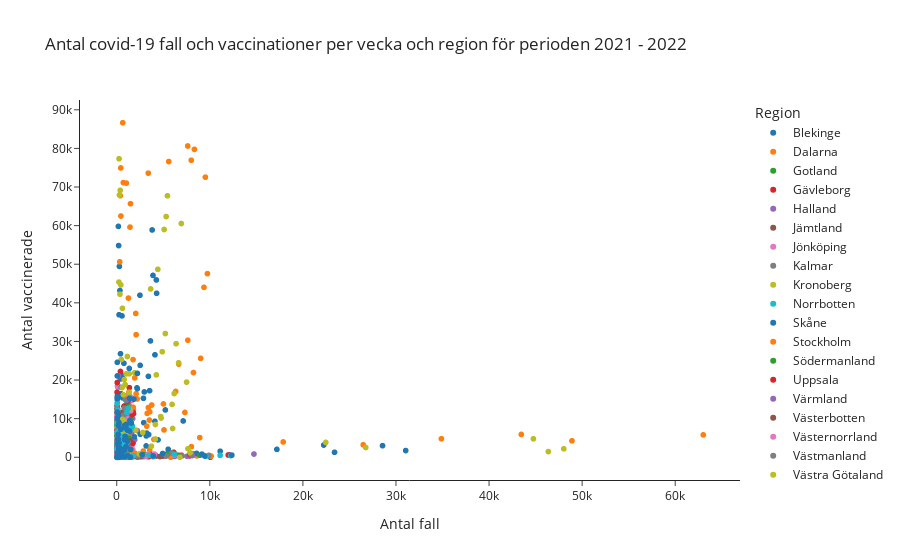

The cell this chart's notebook holds for it:
### Code cell
covid_data = pd.read_excel('../Labb_1_Covid-19/Data/Folkhalsomyndigheten_Covid19.xlsx', sheet_name="Veckodata Region")
vaccin_data = pd.read_excel('../Labb_1_Covid-19/Data/Folkhalsomyndigheten_Covid19_Vaccine.xlsx', sheet_name="Vaccinerade tidsserie")

covid_data.rename(columns={"år": "År", "veckonummer": "Vecka", "Antal_fall_vecka": "Antal fall per vecka"}, inplace=True)

vaccin_data = vaccin_data.loc[(vaccin_data['Region'] != "| Sverige |") &
                              (vaccin_data['År'] != 2020) &
                              (vaccin_data['Vaccinationsstatus'] != "Minst 2 doser")]
covid_data = covid_data.loc[(covid_data['År'] != 2020)]

covid_data["Region"] = covid_data["Region"].replace({'Sörmland': "Södermanland", 'Jämtland Härjedalen': "Jämtland"})

vaccin_data_sorterad = vaccin_data.sort_values(['År', 'Vecka', 'Region']).reset_index(drop=True)
covid_data_sorterad = covid_data.sort_values(['År', 'Vecka', 'Region']).reset_index(drop=True)

vaccin_data_sorterad['Vaccinerade per vecka'] = vaccin_data_sorterad.groupby(['Region'])['Antal vaccinerade'].diff().fillna(0)  # Kod från ChatGPT

kombinerad_data = pd.DataFrame({
    'År': vaccin_data_sorterad['År'],
    'Vecka': vaccin_data_sorterad['Vecka'],
    'Region': vaccin_data_sorterad['Region'],
    'Vaccinerade per vecka': vaccin_data_sorterad['Vaccinerade per vecka'],
    'Antal fall per vecka': covid_data_sorterad['Antal fall per vecka'],
})

fig = px.scatter(kombinerad_data, 
                 x='Antal fall per vecka', 
                 y='Vaccinerade per vecka', 
                 color='Region', 
                 labels={'Vaccinerade per vecka': "Antal vaccinerade",
                         'Antal fall per vecka': "Antal fall"
                         },
                 hover_data=['År', 'Vecka'],
                 title='Antal covid-19 fall och vaccinationer per vecka och region för perioden 2021 - 2022',
                 template='simple_white')

fig.show()

### Figure 1 — Plotly figure (JSON) as saved in the notebook; plotly's stock layout.template omitted (floating-point values rounded to 4 significant figures; data arrays with more than 128 entries replaced by an {"elided": "..."} marker saying what was removed)
{"data": [{"customdata": {"elided": "94x2 int values"}, "hovertemplate": "Region=Blekinge<br>Antal fall=%{x}<br>Antal vaccinerade=%{y}<br>År=%{customdata[0]}<br>Vecka=%{customdata[1]}<extra></extra>", "legendgroup": "Blekinge", "marker": {"color": "#1F77B4", "symbol": "circle"}, "mode": "markers", "name": "Blekinge", "showlegend": true, "type": "scattergl", "x": [788, 621, 379, 214, 211, 151, 173, 121, 170, 179, 211, 303, 384, 455, 592, 658, 555, 455, 292, 208, 119, 98, 83, 58, 39, 19, 11, 14, 15, 9, 36, 56, 51, 60, 100, 87, 42, 33, 22, 23, 28, 47, 37, 77, 95, 81, 224, 250, 261, 358, 325, 658, 777, 1632, 2526, 3864, 2612, 1016, 333, 262, 199, 137, 141, 90, 40, 39, 28, 41, 23, 8, 22, 19, 9, 10, 13, 32, 91, 64, 35, 33, 80, 70, 96, 75, 59, 46, 32, 81, 65, 62, 40, 47, 65, 29], "xaxis": "x", "y": [0, 1128, 1380, 1217, 1355, 1112, 2228, 1444, 2305, 3091, 1206, 1285, 2950, 4622, 7076, 6851, 4905, 4763, 4825, 4446, 5183, 4639, 5043, 4060, 4527, 5461, 4593, 4111, 3371, 1928, 1209, 2143, 1644, 1083, 970, 643, 787, 610, 431, 425, 354, 676, 611, 193, 1008, 1489, 454, 1017, 766, 1377, 212, 162, 221, 408, 276, 192, 133, 89, 71, 60, 41, 29, 51, 24, 31, 21, 18, 15, 25, 33, 26, 31, 11, 20, 11, 9, 8, 5, 20, 10, 4, 4, 25, 5, 2, 11, 8, 17, 14, 14, 23, 14, 6, 5], "yaxis": "y"}, {"customdata": {"elided": "94x2 int values"}, "hovertemplate": "Region=Dalarna<br>Antal fall=%{x}<br>Antal vaccinerade=%{y}<br>År=%{customdata[0]}<br>Vecka=%{customdata[1]}<extra></extra>", "legendgroup": "Dalarna", "marker": {"color": "#FF7F0E", "symbol": "circle"}, "mode": "markers", "name": "Dalarna", "showlegend": true, "type": "scattergl", "x": [714, 608, 511, 342, 307, 332, 380, 482, 580, 790, 925, 1134, 1097, 1474, 1134, 1161, 1021, 897, 744, 490, 261, 204, 102, 55, 41, 38, 22, 28, 13, 36, 70, 113, 116, 170, 182, 244, 215, 123, 108, 59, 95, 122, 130, 77, 59, 116, 202, 222, 655, 804, 790, 1675, 3923, 4098, 6709, 8602, 6165, 2388, 937, 692, 588, 544, 380, 298, 223, 213, 167, 124, 113, 80, 101, 70, 89, 90, 176, 104, 139, 173, 228, 250, 329, 299, 354, 381, 386, 276, 303, 366, 252, 286, 156, 172, 138, 148], "xaxis": "x", "y": [0, 86, 6144, 398, 92, 662, 2717, 3620, 3094, 5918, 3476, 3441, 8852, 12498, 16005, 12640, 9923, 10412, 5886, 4281, 6079, 4426, 7292, 10506, 9367, 12396, 9282, 7672, 5786, 3378, 1733, 1606, 1425, 2018, 1902, 2153, 1593, 1456, 873, 511, 3236, 3620, 1671, 198, 628, 731, 717, 674, 955, 1076, 454, 175, 217, 726, 533, 352, 234, 144, 164, 95, 76, 73, 98, 71, 47, 40, 34, 37, 46, 51, 52, 52, 33, 27, 25, 15, 14, 15, 23, 13, 19, 28, 20, 19, 24, 14, 25, 29, 22, 23, 29, 23, 10, 8], "yaxis": "y"}, {"customdata": {"elided": "94x2 int values"}, "hovertemplate": "Region=Gotland<br>Antal fall=%{x}<br>Antal vaccinerade=%{y}<br>År=%{customdata[0]}<br>Vecka=%{customdata[1]}<extra></extra>", "legendgroup": "Gotland", "marker": {"color": "#2CA02C", "symbol": "circle"}, "mode": "markers", "name": "Gotland", "showlegend": true, "type": "scattergl", "x": [152, 83, 57, 30, 20, 27, 15, 33, 64, 63, 69, 107, 99, 154, 182, 129, 79, 105, 96, 67, 28, 22, 15, 7, 12, 5, 10, 9, 25, 93, 134, 101, 51, 55, 25, 31, 12, 7, 3, 4, 5, 2, 1, 7, 15, 62, 62, 46, 46, 27, 47, 382, 543, 1006, 1385, 1272, 1067, 396, 125, 97, 85, 50, 22, 27, 20, 12, 21, 13, 13, 12, 7, 1, 5, 4, 3, 4, 17, 26, 24, 39, 32, 26, 49, 34, 22, 7, 13, 19, 33, 23, 20, 13, 8, 5], "xaxis": "x", "y": [0, 634, 941, 1794, 742, 267, 209, 456, 747, 1976, 1359, 388, 460, 2277, 2206, 1276, 1183, 1690, 1394, 1546, 804, 1673, 2182, 1161, 2214, 3215, 3211, 1360, 714, 2196, 721, 923, 748, 598, 469, 407, 493, 168, 148, 97, 870, 840, 115, 48, 80, 124, 98, 109, 146, 162, 48, 51, 60, 93, 113, 68, 63, 27, 29, 42, 13, 12, 17, 6, 4, 20, 7, 13, 6, 14, 3, 10, 5, 1, 11, 1, 6, 1, 10, 3, 3, 1, 7, 0, 5, 0, 10, 3, 9, 7, 7, 8, 7, 3], "yaxis": "y"}, {"customdata": {"elided": "94x2 int values"}, "hovertemplate": "Region=Gävleborg<br>Antal fall=%{x}<br>Antal vaccinerade=%{y}<br>År=%{customdata[0]}<br>Vecka=%{customdata[1]}<extra></extra>", "legendgroup": "Gävleborg", "marker": {"color": "#D62728", "symbol": "circle"}, "mode": "markers", "name": "Gävleborg", "showlegend": true, "type": "scattergl", "x": [1271, 620, 506, 433, 592, 715, 908, 1171, 1497, 1391, 1382, 1506, 1200, 1604, 1210, 1010, 776, 906, 691, 448, 217, 152, 68, 27, 13, 51, 28, 27, 40, 51, 78, 153, 91, 120, 140, 140, 103, 57, 109, 163, 132, 117, 200, 155, 195, 260, 377, 444, 706, 636, 592, 1041, 2545, 3766, 6971, 7827, 5132, 2122, 817, 594, 532, 414, 315, 242, 169, 64, 48, 42, 46, 28, 33, 15, 4, 18, 10, 14, 15, 26, 26, 44, 67, 73, 71, 91, 67, 43, 42, 54, 68, 69, 59, 49, 34, 30], "xaxis": "x", "y": [0, 2257, 2350, 2204, 2668, 2281, 3415, 3876, 3701, 4701, 4304, 5305, 6707, 7751, 12441, 11331, 13144, 12210, 10945, 6927, 3318, 9112, 5874, 6878, 8504, 8213, 8687, 7082, 3448, 2123, 3079, 3850, 2357, 1729, 1478, 1477, 1339, 1141, 699, 747, 2339, 3440, 2052, 352, 735, 890, 1186, 1098, 1382, 1205, 422, 282, 429, 761, 509, 344, 253, 166, 103, 97, 61, 91, 86, 63, 56, 42, 37, 52, 46, 50, 38, 48, 36, 35, 15, 24, 30, 26, 21, 23, 27, 22, 28, 25, 30, 10, 18, 29, 32, 18, 18, 18, 13, 9], "yaxis": "y"}, {"customdata": {"elided": "94x2 int values"}, "hovertemplate": "Region=Halland<br>Antal fall=%{x}<br>Antal vaccinerade=%{y}<br>År=%{customdata[0]}<br>Vecka=%{customdata[1]}<extra></extra>", "legendgroup": "Halland", "marker": {"color": "#9467BD", "symbol": "circle"}, "mode": "markers", "name": "Halland", "showlegend": true, "type": "scattergl", "x": [2239, 1502, 1153, 1128, 1043, 1173, 1182, 1399, 1686, 1615, 1776, 2205, 1928, 1711, 1468, 1079, 858, 777, 552, 490, 231, 348, 125, 58, 54, 77, 63, 76, 118, 160, 156, 191, 253, 224, 214, 239, 214, 115, 91, 105, 79, 91, 94, 103, 190, 250, 568, 578, 608, 779, 1066, 2878, 5335, 8197, 14745, 12151, 7558, 2542, 850, 684, 478, 370, 338, 242, 216, 168, 135, 112, 115, 87, 54, 50, 45, 62, 83, 96, 184, 175, 183, 220, 286, 260, 310, 293, 247, 188, 172, 133, 151, 163, 90, 218, 136, 172], "xaxis": "x", "y": [0, 1941, 3666, 3093, 1937, 3029, 3245, 2646, 4024, 6127, 3733, 6916, 4533, 10009, 14618, 13015, 9086, 8026, 8963, 6991, 7243, 7967, 9223, 15430, 11875, 15975, 14963, 7695, 6102, 3217, 1706, 4860, 3299, 2749, 1480, 1501, 1614, 1293, 1154, 900, 608, 907, 1016, 390, 1554, 1843, 1985, 3047, 2099, 2466, 1010, 479, 833, 921, 831, 637, 266, 238, 138, 161, 127, 83, 113, 68, 69, 65, 43, 54, 72, 65, 59, 81, 57, 36, 20, 34, 26, 28, 29, 24, 23, 38, 36, 42, 27, 45, 34, 34, 28, 32, 46, 14, 28, 12], "yaxis": "y"}, {"customdata": {"elided": "94x2 int values"}, "hovertemplate": "Region=Jämtland<br>Antal fall=%{x}<br>Antal vaccinerade=%{y}<br>År=%{customdata[0]}<br>Vecka=%{customdata[1]}<extra></extra>", "legendgroup": "Jämtland", "marker": {"color": "#8C564B", "symbol": "circle"}, "mode": "markers", "name": "Jämtland", "showlegend": true, "type": "scattergl", "x": [404, 269, 248, 215, 251, 222, 265, 331, 367, 370, 434, 358, 404, 618, 590, 520, 494, 519, 369, 290, 136, 75, 34, 6, 10, 9, 28, 7, 12, 45, 39, 68, 86, 58, 70, 57, 62, 32, 39, 25, 24, 37, 47, 16, 31, 40, 114, 91, 214, 262, 331, 1306, 2473, 4254, 2886, 3326, 1757, 946, 323, 277, 242, 166, 119, 96, 58, 51, 35, 27, 47, 36, 29, 21, 25, 18, 15, 22, 59, 54, 47, 70, 86, 137, 263, 153, 104, 66, 36, 47, 42, 42, 24, 57, 43, 66], "xaxis": "x", "y": [0, 803, 1193, 354, 89, 888, 1867, 2058, 2837, 2663, 1768, 1383, 3113, 3271, 7434, 4250, 4373, 5628, 2926, 3408, 1079, 3505, 2960, 2298, 4080, 4185, 6448, 3645, 2588, 778, 2033, 2152, 1703, 970, 1104, 836, 836, 741, 482, 288, 2283, 1405, 798, 151, 195, 286, 295, 361, 449, 394, 174, 61, 152, 309, 215, 140, 114, 56, 37, 50, 33, 29, 34, 47, 18, 24, 13, 23, 26, 10, 19, 19, 12, 20, 8, 5, 6, 12, 12, 12, 11, 1, 1, 3, 14, 11, 10, 11, 8, 9, 10, 8, 2, 4], "yaxis": "y"}, {"customdata": {"elided": "94x2 int values"}, "hovertemplate": "Region=Jönköping<br>Antal fall=%{x}<br>Antal vaccinerade=%{y}<br>År=%{customdata[0]}<br>Vecka=%{customdata[1]}<extra></extra>", "legendgroup": "Jönköping", "marker": {"color": "#E377C2", "symbol": "circle"}, "mode": "markers", "name": "Jönköping", "showlegend": true, "type": "scattergl", "x": [1396, 1044, 1021, 1036, 941, 1065, 1079, 1196, 1136, 1400, 1655, 1731, 1547, 1620, 1325, 1107, 1170, 1204, 801, 679, 263, 532, 211, 133, 101, 81, 68, 44, 49, 58, 106, 142, 232, 173, 223, 228, 214, 141, 150, 81, 112, 136, 125, 89, 129, 133, 202, 374, 582, 666, 575, 1601, 2886, 6280, 8161, 9436, 5103, 1641, 625, 440, 343, 287, 214, 189, 151, 151, 67, 74, 66, 41, 28, 39, 21, 43, 42, 39, 105, 127, 146, 150, 177, 176, 198, 233, 193, 151, 166, 217, 228, 179, 171, 130, 151, 126], "xaxis": "x", "y": [0, 4649, 3057, 2474, 363, 1649, 3097, 5875, 6053, 6627, 3148, 1968, 9361, 14727, 16169, 10899, 13238, 9630, 5990, 3611, 3079, 9727, 7896, 9085, 18165, 18476, 13125, 5064, 6254, 4463, 2626, 4724, 3223, 4663, 4525, 3071, 2442, 1600, 1155, 966, 6695, 3924, 2245, 584, 1526, 935, 1413, 1319, 1312, 1268, 552, 413, 505, 867, 579, 422, 287, 223, 147, 122, 99, 74, 176, 72, 51, 61, 57, 62, 84, 80, 87, 86, 55, 72, 33, 34, 24, 30, 31, 36, 21, 26, 22, 31, 23, 11, 19, 23, 29, 24, 34, 12, 21, 19], "yaxis": "y"}, {"customdata": {"elided": "94x2 int values"}, "hovertemplate": "Region=Kalmar<br>Antal fall=%{x}<br>Antal vaccinerade=%{y}<br>År=%{customdata[0]}<br>Vecka=%{customdata[1]}<extra></extra>", "legendgroup": "Kalmar", "marker": {"color": "#7F7F7F", "symbol": "circle"}, "mode": "markers", "name": "Kalmar", "showlegend": true, "type": "scattergl", "x": [1079, 725, 559, 429, 350, 300, 439, 545, 625, 614, 852, 1281, 1126, 1375, 1345, 1195, 1219, 1198, 768, 505, 215, 247, 104, 96, 47, 22, 22, 23, 44, 47, 46, 79, 138, 128, 147, 129, 102, 41, 75, 66, 68, 144, 176, 201, 210, 233, 323, 335, 497, 579, 464, 1008, 1822, 2747, 5519, 7010, 6779, 3261, 851, 626, 486, 436, 284, 185, 154, 82, 58, 60, 52, 59, 38, 24, 49, 35, 14, 33, 37, 76, 98, 164, 149, 138, 132, 113, 107, 105, 105, 108, 186, 168, 273, 178, 153, 139], "xaxis": "x", "y": [0, 2185, 3344, 3126, 2013, 1044, 1980, 2296, 5188, 5315, 2853, 5013, 4673, 6504, 13283, 14220, 10793, 8366, 4590, 3636, 2854, 3941, 3583, 5273, 8246, 12434, 8467, 8632, 3016, 3102, 2308, 2233, 1213, 760, 1560, 1259, 1217, 1273, 805, 693, 361, 1335, 3952, 227, 2115, 1001, 593, 805, 988, 927, 334, 160, 212, 610, 531, 350, 228, 183, 165, 132, 96, 80, 86, 50, 56, 34, 30, 39, 42, 44, 47, 39, 30, 33, 39, 14, 25, 26, 16, 27, 20, 32, 17, 24, 21, 16, 21, 12, 29, 27, 36, 20, 22, 19], "yaxis": "y"}, {"customdata": {"elided": "94x2 int values"}, "hovertemplate": "Region=Kronoberg<br>Antal fall=%{x}<br>Antal vaccinerade=%{y}<br>År=%{customdata[0]}<br>Vecka=%{customdata[1]}<extra></extra>", "legendgroup": "Kronoberg", "marker": {"color": "#BCBD22", "symbol": "circle"}, "mode": "markers", "name": "Kronoberg", "showlegend": true, "type": "scattergl", "x": [1037, 683, 628, 603, 464, 509, 453, 343, 310, 226, 320, 327, 455, 705, 805, 988, 1046, 1081, 821, 450, 276, 187, 172, 101, 84, 56, 26, 37, 56, 34, 55, 54, 81, 136, 170, 175, 90, 53, 55, 48, 97, 97, 48, 64, 59, 75, 78, 164, 172, 217, 349, 932, 2153, 2929, 5641, 5669, 3536, 1261, 542, 365, 346, 295, 286, 196, 122, 100, 68, 49, 36, 19, 23, 35, 17, 22, 24, 40, 42, 50, 85, 85, 103, 125, 141, 114, 136, 101, 118, 105, 82, 119, 123, 94, 93, 79], "xaxis": "x", "y": [0, 839, 1899, 999, 1319, 600, 1536, 1466, 3467, 2441, 2264, 2893, 3514, 6404, 11155, 7591, 5929, 5345, 5117, 4306, 1825, 1516, 5192, 5513, 4730, 5062, 8750, 8012, 5443, 3594, 2214, 3382, 2078, 1215, 1237, 1560, 1062, 876, 901, 903, 1012, 1481, 2027, 473, 1530, 890, 809, 647, 672, 710, 288, 174, 401, 628, 397, 297, 206, 153, 142, 95, 64, 64, 73, 79, 85, 24, 21, 35, 36, 46, 45, 51, 31, 45, 18, 37, 8, 16, 8, 14, 13, 18, 24, 20, 17, 12, 8, 23, 13, 16, 9, 12, 19, 4], "yaxis": "y"}, {"customdata": {"elided": "94x2 int values"}, "hovertemplate": "Region=Norrbotten<br>Antal fall=%{x}<br>Antal vaccinerade=%{y}<br>År=%{customdata[0]}<br>Vecka=%{customdata[1]}<extra></extra>", "legendgroup": "Norrbotten", "marker": {"color": "#17BECF", "symbol": "circle"}, "mode": "markers", "name": "Norrbotten", "showlegend": true, "type": "scattergl", "x": [539, 636, 578, 463, 458, 485, 740, 825, 1117, 735, 979, 650, 945, 1051, 1086, 918, 945, 1047, 1019, 1007, 620, 592, 355, 450, 279, 127, 41, 49, 44, 101, 57, 67, 61, 15, 46, 79, 47, 103, 130, 189, 152, 169, 220, 164, 162, 85, 122, 138, 202, 256, 336, 856, 1609, 2306, 3309, 3944, 2965, 1422, 554, 562, 375, 290, 235, 202, 162, 111, 77, 62, 67, 34, 37, 44, 49, 37, 30, 72, 47, 65, 76, 123, 93, 108, 132, 145, 138, 77, 72, 79, 73, 83, 74, 76, 57, 103], "xaxis": "x", "y": [0, 1615, 2908, 2412, 228, 1842, 1719, 2578, 2946, 5347, 1116, 3934, 6449, 7699, 13297, 13465, 9952, 7426, 4400, 5578, 868, 1035, 6474, 8186, 8675, 10609, 10844, 11704, 9721, 3990, 2108, 2731, 2943, 2265, 1609, 1157, 1279, 958, 749, 302, 3306, 2032, 865, 513, 422, 1246, 451, 491, 836, 664, 462, 251, 352, 508, 424, 264, 191, 160, 140, 118, 64, 44, 70, 61, 44, 26, 23, 43, 32, 19, 28, 25, 33, 31, 22, 24, 19, 1, 3, 1, 1, 0, 1, 30, 14, 18, 19, 24, 19, 30, 19, 17, 17, 15], "yaxis": "y"}, {"customdata": {"elided": "94x2 int values"}, "hovertemplate": "Region=Skåne<br>Antal fall=%{x}<br>Antal vaccinerade=%{y}<br>År=%{customdata[0]}<br>Vecka=%{customdata[1]}<extra></extra>", "legendgroup": "Skåne", "marker": {"color": "#1F77B4", "symbol": "circle"}, "mode": "markers", "name": "Skåne", "showlegend": true, "type": "scattergl", "x": [10055, 7137, 5225, 4099, 3431, 3156, 3223, 2903, 2868, 2516, 2959, 3526, 3403, 4106, 3895, 3801, 4257, 4284, 3621, 2492, 772, 1344, 566, 344, 248, 203, 177, 288, 404, 464, 485, 640, 920, 1000, 1145, 1028, 753, 474, 402, 346, 399, 601, 631, 644, 907, 1074, 1892, 2524, 3170, 4437, 5528, 11112, 17206, 22237, 28555, 31045, 23398, 8582, 2289, 1716, 1099, 930, 825, 608, 413, 354, 289, 205, 181, 161, 148, 124, 89, 81, 126, 202, 328, 421, 488, 466, 544, 476, 584, 598, 514, 447, 416, 408, 363, 344, 374, 393, 364, 333], "xaxis": "x", "y": [0, 9402, 12251, 9314, 5869, 2930, 6255, 8950, 15265, 23808, 16915, 17240, 20959, 26524, 47102, 58873, 45920, 42470, 30139, 41969, 24329, 23004, 36615, 43188, 36908, 54832, 59801, 49437, 26812, 16432, 18120, 15381, 11459, 9940, 8845, 8633, 7591, 3908, 2950, 1776, 20275, 21116, 7943, 1607, 2577, 2986, 5304, 5959, 5519, 4499, 2062, 1553, 2037, 3156, 3004, 1729, 1275, 987, 700, 561, 482, 355, 658, 343, 318, 275, 239, 269, 276, 258, 300, 242, 230, 197, 132, 138, 117, 149, 132, 131, 138, 131, 116, 105, 96, 71, 103, 161, 172, 163, 140, 100, 96, 94], "yaxis": "y"}, {"customdata": {"elided": "94x2 int values"}, "hovertemplate": "Region=Stockholm<br>Antal fall=%{x}<br>Antal vaccinerade=%{y}<br>År=%{customdata[0]}<br>Vecka=%{customdata[1]}<extra></extra>", "legendgroup": "Stockholm", "marker": {"color": "#FF7F0E", "symbol": "circle"}, "mode": "markers", "name": "Stockholm", "showlegend": true, "type": "scattergl", "x": [5802, 3755, 3545, 3505, 3222, 3998, 5076, 6329, 6665, 7640, 8242, 9017, 9741, 9373, 9522, 8009, 8343, 7627, 5589, 3386, 1478, 1423, 709, 430, 319, 382, 450, 646, 1030, 1256, 1749, 2043, 2083, 1936, 2078, 2192, 1760, 1279, 1324, 1309, 1140, 1483, 1581, 1356, 1511, 1790, 3270, 3394, 5017, 7324, 8917, 17878, 34878, 43465, 63013, 48907, 26479, 8017, 3537, 2848, 1944, 1415, 1658, 1680, 1034, 813, 563, 551, 602, 488, 491, 732, 392, 308, 733, 641, 922, 1195, 1050, 1537, 1505, 1312, 1226, 1614, 1791, 1636, 1253, 1037, 1254, 1235, 10145, 654, 507, 490], "xaxis": "x", "y": [0, 13526, 11770, 9624, 8050, 4625, 7074, 17039, 24134, 30323, 21947, 25620, 47567, 44012, 72554, 76941, 79750, 80628, 76598, 73598, 65672, 59617, 71147, 74936, 50625, 67759, 62482, 86647, 71013, 41236, 25291, 37246, 31751, 20548, 16458, 15104, 12969, 10196, 7654, 16920, 11247, 8125, 11456, 5150, 10975, 12316, 11370, 12868, 13809, 11612, 5094, 3958, 4794, 5913, 5794, 4254, 3224, 2733, 1992, 1600, 1046, 1067, 1083, 986, 813, 738, 503, 668, 822, 679, 674, 662, 554, 479, 338, 381, 301, 316, 314, 371, 320, 288, 265, 274, 218, 247, 287, 403, 392, 361, 297, 251, 233, 198], "yaxis": "y"}, {"customdata": {"elided": "94x2 int values"}, "hovertemplate": "Region=Södermanland<br>Antal fall=%{x}<br>Antal vaccinerade=%{y}<br>År=%{customdata[0]}<br>Vecka=%{customdata[1]}<extra></extra>", "legendgroup": "Södermanland", "marker": {"color": "#2CA02C", "symbol": "circle"}, "mode": "markers", "name": "Södermanland", "showlegend": true, "type": "scattergl", "x": [836, 504, 412, 331, 321, 358, 458, 596, 694, 729, 988, 1176, 1344, 1492, 1275, 1039, 1001, 893, 743, 449, 300, 162, 72, 41, 29, 39, 37, 37, 32, 98, 89, 116, 116, 102, 171, 158, 84, 70, 117, 140, 168, 197, 178, 120, 136, 136, 223, 369, 404, 445, 348, 1257, 2967, 5425, 8938, 6571, 3426, 1592, 866, 555, 427, 390, 348, 257, 233, 181, 116, 119, 99, 82, 67, 44, 43, 68, 80, 71, 107, 179, 156, 206, 248, 290, 307, 332, 285, 164, 145, 249, 243, 182, 178, 171, 141, 104], "xaxis": "x", "y": [0, 2798, 3200, 895, 369, 695, 3161, 4688, 6307, 6301, 5271, 3657, 4902, 9885, 10933, 10404, 13468, 6881, 8402, 5311, 7766, 7563, 8678, 10666, 8321, 8808, 7310, 7302, 5614, 2842, 2684, 3676, 3563, 2433, 2228, 1640, 1371, 1301, 861, 693, 3287, 3197, 3140, 457, 719, 886, 1030, 834, 922, 969, 514, 270, 642, 760, 526, 493, 306, 237, 163, 123, 124, 68, 135, 44, 61, 45, 47, 55, 48, 73, 80, 58, 44, 49, 30, 28, 26, 27, 31, 35, 22, 26, 21, 29, 29, 20, 31, 33, 33, 37, 33, 23, 22, 23], "yaxis": "y"}, {"customdata": {"elided": "94x2 int values"}, "hovertemplate": "Region=Uppsala<br>Antal fall=%{x}<br>Antal vaccinerade=%{y}<br>År=%{customdata[0]}<br>Vecka=%{customdata[1]}<extra></extra>", "legendgroup": "Uppsala", "marker": {"color": "#D62728", "symbol": "circle"}, "mode": "markers", "name": "Uppsala", "showlegend": true, "type": "scattergl", "x": [1120, 690, 694, 560, 561, 710, 725, 730, 792, 912, 1247, 1429, 1702, 1802, 1764, 1639, 1356, 1198, 789, 490, 274, 399, 120, 95, 36, 55, 60, 52, 70, 86, 126, 157, 182, 169, 175, 196, 203, 140, 156, 198, 142, 180, 291, 175, 222, 278, 417, 673, 594, 1171, 810, 1603, 3426, 6116, 7857, 11975, 4959, 2779, 738, 531, 373, 371, 288, 250, 267, 214, 154, 96, 105, 84, 64, 78, 75, 59, 101, 180, 157, 241, 212, 209, 219, 199, 221, 296, 197, 177, 196, 204, 210, 200, 145, 155, 142, 125], "xaxis": "x", "y": [0, 3464, 2594, 2665, 2043, 1938, 2389, 2724, 5126, 3531, 3750, 4160, 3597, 11292, 11604, 11061, 18026, 14538, 13219, 8560, 11526, 22217, 12420, 12382, 16837, 19358, 7051, 11173, 10887, 5744, 5979, 5597, 2565, 2642, 2780, 1511, 1392, 1461, 569, 634, 3647, 2832, 2002, 980, 1091, 1658, 2863, 878, 1143, 1817, 190, 222, 177, 1284, 750, 585, 495, 376, 265, 153, 153, 129, 119, 95, 87, 63, 82, 81, 77, 109, 122, 84, 78, 49, 39, 58, 19, 24, 40, 41, 25, 21, 38, 31, 34, 48, 18, 35, 60, 44, 47, 50, 41, 30], "yaxis": "y"}, {"customdata": {"elided": "94x2 int values"}, "hovertemplate": "Region=Värmland<br>Antal fall=%{x}<br>Antal vaccinerade=%{y}<br>År=%{customdata[0]}<br>Vecka=%{customdata[1]}<extra></extra>", "legendgroup": "Värmland", "marker": {"color": "#9467BD", "symbol": "circle"}, "mode": "markers", "name": "Värmland", "showlegend": true, "type": "scattergl", "x": [433, 345, 266, 307, 349, 342, 410, 383, 576, 638, 756, 859, 902, 1159, 1066, 941, 784, 709, 417, 312, 213, 456, 465, 325, 236, 186, 58, 48, 72, 73, 156, 140, 122, 128, 129, 113, 54, 66, 33, 38, 34, 78, 112, 126, 174, 209, 232, 318, 508, 588, 908, 1675, 3002, 4096, 8134, 9851, 6221, 2780, 1256, 870, 506, 580, 394, 368, 248, 183, 162, 143, 97, 83, 63, 65, 45, 52, 50, 56, 104, 142, 156, 181, 200, 239, 260, 274, 215, 169, 199, 204, 254, 183, 182, 205, 162, 144], "xaxis": "x", "y": [0, 1130, 3330, 3208, 1959, 1771, 2688, 2932, 5949, 5459, 4069, 4937, 10423, 11484, 14737, 12003, 11265, 8099, 5754, 1849, 4010, 5609, 4844, 8226, 11403, 21063, 14054, 7228, 2942, 1435, 913, 3188, 3646, 1313, 1642, 921, 822, 833, 674, 158, 241, 219, 374, 561, 2985, 3348, 1863, 667, 1667, 849, 360, 74, 320, 667, 448, 427, 212, 188, 109, 84, 75, 33, 70, 45, 44, 35, 31, 38, 35, 39, 30, 34, 20, 28, 15, 27, 11, 20, 20, 22, 20, 12, 29, 19, 22, 8, 10, 26, 25, 16, 29, 15, 31, 25], "yaxis": "y"}, {"customdata": {"elided": "94x2 int values"}, "hovertemplate": "Region=Västerbotten<br>Antal fall=%{x}<br>Antal vaccinerade=%{y}<br>År=%{customdata[0]}<br>Vecka=%{customdata[1]}<extra></extra>", "legendgroup": "Västerbotten", "marker": {"color": "#8C564B", "symbol": "circle"}, "mode": "markers", "name": "Västerbotten", "showlegend": true, "type": "scattergl", "x": [662, 396, 388, 437, 796, 1033, 1269, 1153, 1063, 784, 792, 624, 467, 647, 664, 654, 688, 681, 522, 441, 234, 181, 113, 60, 41, 52, 29, 27, 47, 43, 245, 295, 202, 153, 114, 196, 243, 287, 254, 188, 201, 158, 197, 184, 180, 138, 214, 233, 274, 321, 323, 733, 2581, 3260, 4939, 4889, 4638, 2119, 1261, 1139, 954, 669, 366, 234, 144, 162, 112, 59, 59, 54, 52, 70, 30, 43, 56, 55, 70, 116, 90, 153, 203, 277, 302, 250, 224, 119, 137, 181, 232, 184, 204, 172, 170, 129], "xaxis": "x", "y": [0, 1852, 2019, 2169, 1267, 1163, 1092, 2763, 4379, 6334, 3552, 2783, 5473, 5314, 11737, 11571, 10869, 8251, 8011, 6919, 4954, 4828, 6521, 7153, 6505, 9465, 11545, 13330, 9117, 6526, 3756, 4169, 4729, 3112, 2096, 2277, 1606, 1167, 716, 615, 1429, 2679, 3264, 363, 1824, 1191, 687, 677, 868, 785, 274, 214, 195, 532, 358, 290, 183, 180, 117, 139, 83, 51, 80, 75, 48, 45, 33, 42, 41, 34, 48, 32, 28, 20, 13, 24, 10, 16, 5, 7, 7, 6, 4, 4, 17, 13, 17, 25, 21, 39, 29, 20, 17, 13], "yaxis": "y"}, {"customdata": {"elided": "94x2 int values"}, "hovertemplate": "Region=Västernorrland<br>Antal fall=%{x}<br>Antal vaccinerade=%{y}<br>År=%{customdata[0]}<br>Vecka=%{customdata[1]}<extra></extra>", "legendgroup": "Västernorrland", "marker": {"color": "#E377C2", "symbol": "circle"}, "mode": "markers", "name": "Västernorrland", "showlegend": true, "type": "scattergl", "x": [748, 617, 520, 512, 571, 470, 400, 381, 422, 513, 643, 812, 1045, 1425, 1570, 1512, 1255, 1074, 644, 417, 245, 173, 75, 31, 21, 30, 19, 12, 27, 50, 57, 69, 66, 70, 72, 62, 64, 31, 29, 52, 84, 82, 71, 77, 81, 116, 242, 352, 620, 416, 402, 804, 1426, 3372, 4026, 6167, 3168, 1488, 566, 469, 427, 328, 282, 288, 167, 106, 87, 116, 94, 63, 41, 44, 37, 23, 29, 62, 45, 100, 90, 194, 178, 232, 214, 188, 134, 77, 64, 100, 113, 116, 157, 142, 79, 146], "xaxis": "x", "y": [0, 2582, 2789, 521, 589, 835, 1265, 3270, 4847, 5991, 3106, 794, 3041, 7834, 15493, 12034, 9497, 10266, 5676, 2111, 2032, 3223, 7395, 4181, 6504, 15336, 11636, 10398, 4411, 1966, 3303, 2751, 1950, 1679, 2019, 745, 863, 637, 341, 305, 390, 251, 468, 221, 201, 261, 2937, 3430, 2291, 1172, 212, 20, 7, 822, 837, 490, 246, 188, 126, 85, 65, 31, 50, 56, 31, 29, 26, 21, 24, 23, 32, 36, 16, 16, 15, 12, 15, 15, 12, 28, 16, 22, 5, 10, 22, 11, 12, 31, 19, 11, 10, 16, 9, 7], "yaxis": "y"}, {"customdata": {"elided": "94x2 int values"}, "hovertemplate": "Region=Västmanland<br>Antal fall=%{x}<br>Antal vaccinerade=%{y}<br>År=%{customdata[0]}<br>Vecka=%{customdata[1]}<extra></extra>", "legendgroup": "Västmanland", "marker": {"color": "#7F7F7F", "symbol": "circle"}, "mode": "markers", "name": "Västmanland", "showlegend": true, "type": "scattergl", "x": [1081, 572, 540, 417, 345, 341, 369, 351, 468, 550, 597, 764, 834, 923, 922, 823, 745, 1010, 646, 402, 222, 153, 128, 79, 51, 28, 19, 16, 27, 75, 156, 192, 212, 215, 243, 210, 195, 187, 237, 212, 218, 411, 491, 372, 380, 485, 766, 779, 946, 1112, 954, 1322, 2790, 5915, 7984, 9897, 5345, 2257, 888, 656, 486, 349, 328, 201, 157, 155, 126, 67, 66, 36, 37, 32, 31, 27, 34, 52, 91, 136, 151, 205, 154, 163, 180, 209, 140, 116, 148, 123, 99, 86, 109, 80, 99, 95], "xaxis": "x", "y": [0, 4334, 2879, 1251, 394, 823, 2622, 3259, 5359, 4956, 4058, 3184, 5910, 3396, 14933, 12728, 10888, 11401, 8541, 4741, 2241, 5614, 4172, 7095, 5883, 11562, 12609, 9624, 4093, 2625, 3302, 2861, 2401, 1978, 1494, 1453, 1266, 1162, 1101, 780, 1607, 1700, 1190, 968, 809, 659, 894, 999, 1494, 2444, 1071, 319, 485, 1107, 731, 475, 322, 266, 200, 128, 86, 90, 158, 81, 67, 66, 48, 58, 62, 59, 82, 69, 32, 38, 39, 37, 28, 30, 22, 35, 25, 26, 45, 36, 34, 14, 18, 26, 33, 23, 33, 25, 19, 13], "yaxis": "y"}, {"customdata": {"elided": "94x2 int values"}, "hovertemplate": "Region=Västra Götaland<br>Antal fall=%{x}<br>Antal vaccinerade=%{y}<br>År=%{customdata[0]}<br>Vecka=%{customdata[1]}<extra></extra>", "legendgroup": "Västra Götaland", "marker": {"color": "#BCBD22", "symbol": "circle"}, "mode": "markers", "name": "Västra Götaland", "showlegend": true, "type": "scattergl", "x": [6781, 6001, 4256, 4155, 4146, 4720, 4763, 5942, 4887, 5223, 6173, 7500, 6647, 6372, 6936, 5448, 5305, 5090, 4416, 3641, 1141, 1929, 612, 348, 234, 292, 250, 372, 444, 499, 579, 807, 1016, 1347, 1343, 1820, 1396, 775, 621, 625, 592, 720, 904, 729, 649, 1064, 1646, 1630, 2042, 2797, 3728, 7651, 26754, 22462, 44767, 48033, 46372, 7877, 2409, 2578, 1376, 1200, 859, 725, 587, 421, 414, 298, 227, 272, 177, 188, 128, 150, 137, 183, 242, 444, 547, 661, 723, 584, 613, 642, 684, 475, 392, 444, 446, 374, 498, 503, 406, 361], "xaxis": "x", "y": [0, 7451, 21339, 8484, 4728, 10528, 10163, 13700, 27340, 32047, 16509, 19464, 24462, 29410, 60549, 67720, 62344, 58999, 48677, 43602, 26096, 21888, 38577, 42232, 45374, 67932, 77318, 69139, 44652, 25313, 18061, 20125, 21589, 21630, 16862, 14990, 12433, 9296, 9800, 4210, 6529, 16181, 18828, 3663, 7309, 6662, 7904, 7455, 7046, 6413, 2865, 2211, 2524, 3844, 4781, 2183, 1466, 1174, 859, 757, 523, 468, 556, 428, 385, 401, 390, 398, 355, 426, 442, 368, 269, 284, 189, 214, 148, 184, 155, 194, 139, 114, 129, 140, 125, 114, 125, 160, 156, 162, 170, 147, 138, 86], "yaxis": "y"}, {"customdata": {"elided": "94x2 int values"}, "hovertemplate": "Region=Örebro<br>Antal fall=%{x}<br>Antal vaccinerade=%{y}<br>År=%{customdata[0]}<br>Vecka=%{customdata[1]}<extra></extra>", "legendgroup": "Örebro", "marker": {"color": "#17BECF", "symbol": "circle"}, "mode": "markers", "name": "Örebro", "showlegend": true, "type": "scattergl", "x": [840, 615, 582, 424, 377, 388, 439, 567, 737, 695, 886, 1206, 1547, 1693, 1462, 1222, 1199, 1080, 954, 641, 300, 179, 109, 42, 41, 59, 36, 23, 41, 66, 81, 147, 176, 180, 177, 302, 187, 141, 171, 172, 155, 143, 172, 212, 323, 348, 512, 613, 697, 768, 669, 1789, 3459, 6199, 11108, 12236, 9587, 3928, 1493, 1019, 796, 499, 440, 389, 181, 342, 223, 163, 126, 134, 84, 83, 97, 62, 90, 137, 175, 195, 211, 308, 382, 369, 422, 392, 343, 241, 264, 324, 319, 323, 272, 286, 315, 303], "xaxis": "x", "y": [0, 2166, 3604, 1269, 1249, 2495, 2430, 4778, 4713, 5347, 3158, 3982, 7457, 8050, 9398, 12671, 8362, 11632, 7622, 7333, 7158, 6079, 12203, 8874, 8557, 14902, 13919, 6349, 3317, 2273, 3757, 2991, 2624, 1957, 2190, 1757, 1344, 1366, 890, 808, 1422, 1091, 1003, 742, 3107, 2814, 1332, 1189, 1416, 1011, 535, 426, 520, 749, 491, 418, 232, 186, 158, 100, 118, 91, 94, 35, 57, 63, 62, 60, 35, 61, 57, 65, 35, 34, 19, 42, 24, 20, 26, 22, 29, 39, 29, 32, 26, 7, 22, 30, 14, 22, 23, 16, 23, 11], "yaxis": "y"}, {"customdata": {"elided": "94x2 int values"}, "hovertemplate": "Region=Östergötland<br>Antal fall=%{x}<br>Antal vaccinerade=%{y}<br>År=%{customdata[0]}<br>Vecka=%{customdata[1]}<extra></extra>", "legendgroup": "Östergötland", "marker": {"color": "#1F77B4", "symbol": "circle"}, "mode": "markers", "name": "Östergötland", "showlegend": true, "type": "scattergl", "x": [1469, 1512, 1154, 1014, 848, 787, 847, 899, 1015, 972, 1146, 1365, 1567, 1383, 2223, 2177, 2210, 1843, 1420, 865, 429, 238, 156, 62, 47, 59, 60, 48, 51, 116, 109, 187, 208, 246, 272, 282, 219, 150, 105, 94, 144, 179, 204, 112, 111, 120, 229, 274, 434, 522, 445, 1180, 2720, 4930, 9150, 12371, 9449, 3924, 900, 696, 525, 390, 380, 273, 206, 169, 120, 104, 85, 79, 60, 39, 36, 43, 50, 70, 113, 113, 137, 144, 193, 152, 160, 211, 334, 187, 212, 229, 265, 248, 238, 204, 145, 152], "xaxis": "x", "y": [0, 2016, 4156, 2784, 2228, 1749, 4572, 5410, 8501, 7728, 7000, 6793, 8867, 15295, 21716, 17970, 17759, 15063, 9570, 8246, 7261, 9006, 10817, 15671, 11705, 24590, 21061, 15137, 10117, 4684, 3570, 8236, 2842, 3721, 2158, 2502, 2204, 3221, 1204, 765, 5914, 4663, 2982, 669, 1141, 1005, 1312, 1675, 1689, 1264, 425, 456, 696, 973, 810, 547, 313, 356, 190, 195, 143, 108, 217, 92, 107, 107, 66, 96, 97, 96, 79, 112, 72, 63, 39, 54, 37, 19, 49, 64, 27, 45, 85, 73, 50, 33, 39, 30, 55, 51, 42, 51, 32, 44], "yaxis": "y"}], "layout": {"legend": {"title": {"text": "Region"}, "tracegroupgap": 0}, "title": {"text": "Antal covid-19 fall och vaccinationer per vecka och region för perioden 2021 - 2022"}, "xaxis": {"anchor": "y", "domain": [0, 1], "title": {"text": "Antal fall"}}, "yaxis": {"anchor": "x", "domain": [0, 1], "title": {"text": "Antal vaccinerade"}}}}
